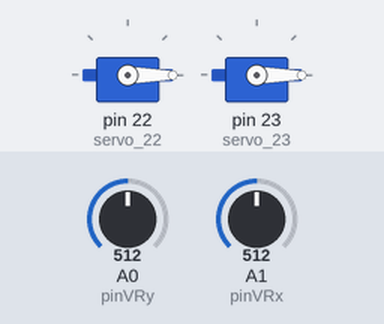
This sketch was run on a simulated Arduino Mega 2560, built with avr-gcc and run on an emulated ATmega2560. Shown: 2 × servo. The inputs (shaded band) are chosen by the test bench; at power-on: A0 (pinVRy) = 512, A1 (pinVRx) = 512.

Above: at 1.2 s.
1.3 s: A0 (pinVRy) set to 666
2.8 s: A0 (pinVRy) set to 690
At 3.26 s:
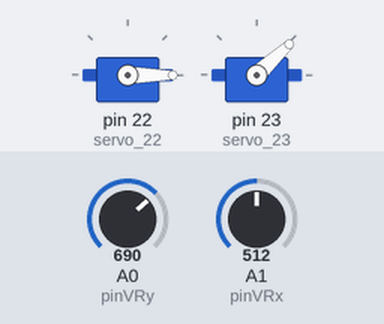
At 5.5 s:
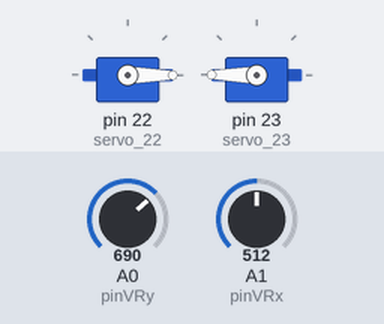
5.8 s: A1 (pinVRx) set to 667
7.3 s: A1 (pinVRx) set to 692
At 10.0 s:
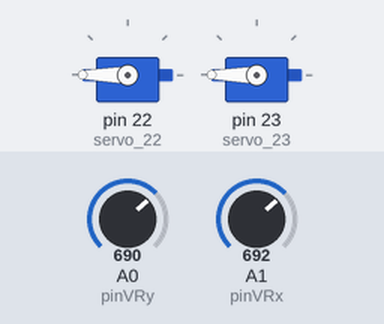
10.3 s: A0 (pinVRy) set to 358
11.8 s: A0 (pinVRy) set to 326
At 14.9 s:
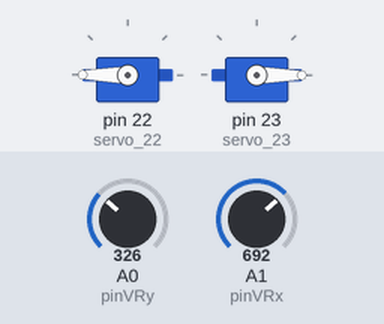
Timing chart, 0 to 15.8 s (numbered marks = the images above; inputs shaded):
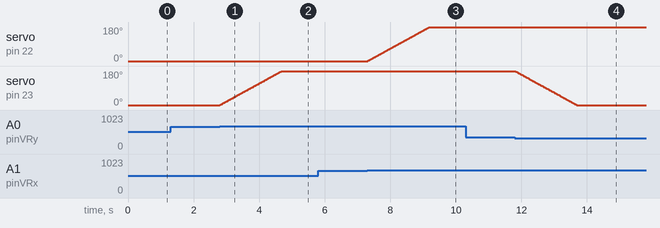

Measured:
- the behaviour switches between 682 and 683 on A0 (pinVRy) (found by bisection; images 0 and 1)
- the behaviour switches between 682 and 683 on A1 (pinVRx) (found by bisection; images 2 and 3)
- the behaviour switches between 342 and 341 on A0 (pinVRy) (found by bisection; images 3 and 4)
- after the input at 1.3 s, every drawn part: stays the same
- after the input at 2.8 s, servo on pin 23 (servo_23): moves from 0° to 180° over 1.9 s, starting at once
- after the input at 5.8 s, every drawn part: stays the same
- after the input at 7.3 s, servo on pin 22 (servo_22): moves from 0° to 180° over 1.9 s, starting at once
- after the input at 10.3 s, every drawn part: stays the same
- after the input at 11.8 s, servo on pin 23 (servo_23): moves from 180° to 0° over 1.9 s, starting at once

The sketch:

BracoMech.ino
```cpp
#include <Servo.h>

#define pinVRx A1
#define pinVRy A0

Servo servo_22;
Servo servo_23;

  float x = 0;
  float y = 0;

void setup()
{
  pinMode(pinVRx, INPUT);
  pinMode(pinVRy, INPUT);
  servo_22.attach(22);
  servo_23.attach(23);

}

void loop()
{

  int valorVRx = analogRead(pinVRx);
  int valorVRy = analogRead(pinVRy);

  x += map(valorVRx,0,1024,-1,2);
  y += map(valorVRy,0,1024,-1,2);

  if(x > 180){
    x = 180;
  } else if(x < 0){
    x = 0;
  }
    if(y > 180){
    y = 180;
  } else if(y < 0){
    y = 0;
  }

  servo_22.write(x);
  servo_23.write(y);
  delay(10);
}
```
